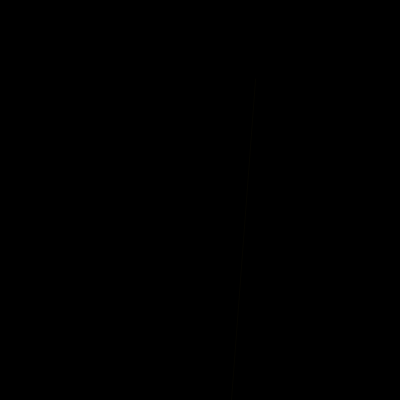
Frame 1 (no input)
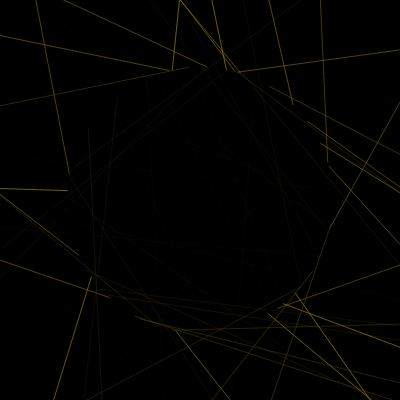
Frame 60 (no input)
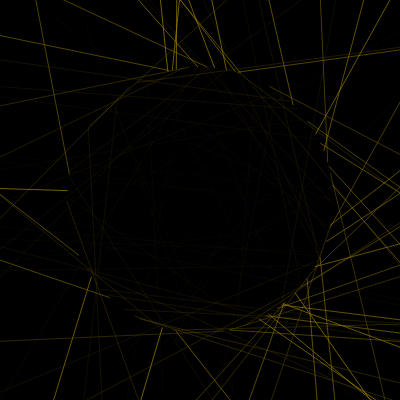
Frame 120 (the mouse pressed at the canvas centre since frame 60)

The p5.js sketch that drew these frames (run headless with seeded random() and noise() and a simulated clock; from frame 60 on, the mouse is pressed at the canvas centre):

// p5.js sketch
// ── sketch.js
let orbitCenterX;
let orbitCenterY;

let coords;

let hue;

function setup() {
  createCanvas(400, 400);
  
  colorMode(HSB);
  
  orbitCenterX = width / 2;
  orbitCenterY = height / 2;
  
  hue = 50;
  
  background(0);
}

function draw() { 
  
  // coords = "[" + mouseX + "," + mouseY + "]";
  // fill(0);
  // noStroke(0);
  // rect(0, 0, 100, 100);
  // fill(255);
  // text(coords, 20, 20);
  
  
  let angle1 = random(360) / 50;
  let angle2 = random(360) / 50;
  
  let p1x = orbitCenterX + cos(angle1) * (width * 0.666 / 2);
  let p1y = orbitCenterY + sin(angle1) * (height * 0.666 / 2);
  
  let p2x = orbitCenterX + cos(angle2) * 300;
  let p2y = orbitCenterY + sin(angle2) * 300;  

  
  let d = dist(p1x, p1y, p2x, p2y);

  let strokeB = map(d, 0, 500, 100, 0, true);
  let alpha = map(strokeB, 0, 100, 0, 1);
  
  stroke(hue, 100, strokeB, alpha);
  
  line(p1x, p1y, p2x, p2y);
  
  if(frameCount == 4000) {
    noFill();
    strokeWeight(1);
    let a = 0;
    for(let i = 300; i < width+200; i++) {
      stroke(0, 0, 0, a);
      a += 0.005
      circle(width/2, height/2, i);
    }
    noLoop();
  }
}
